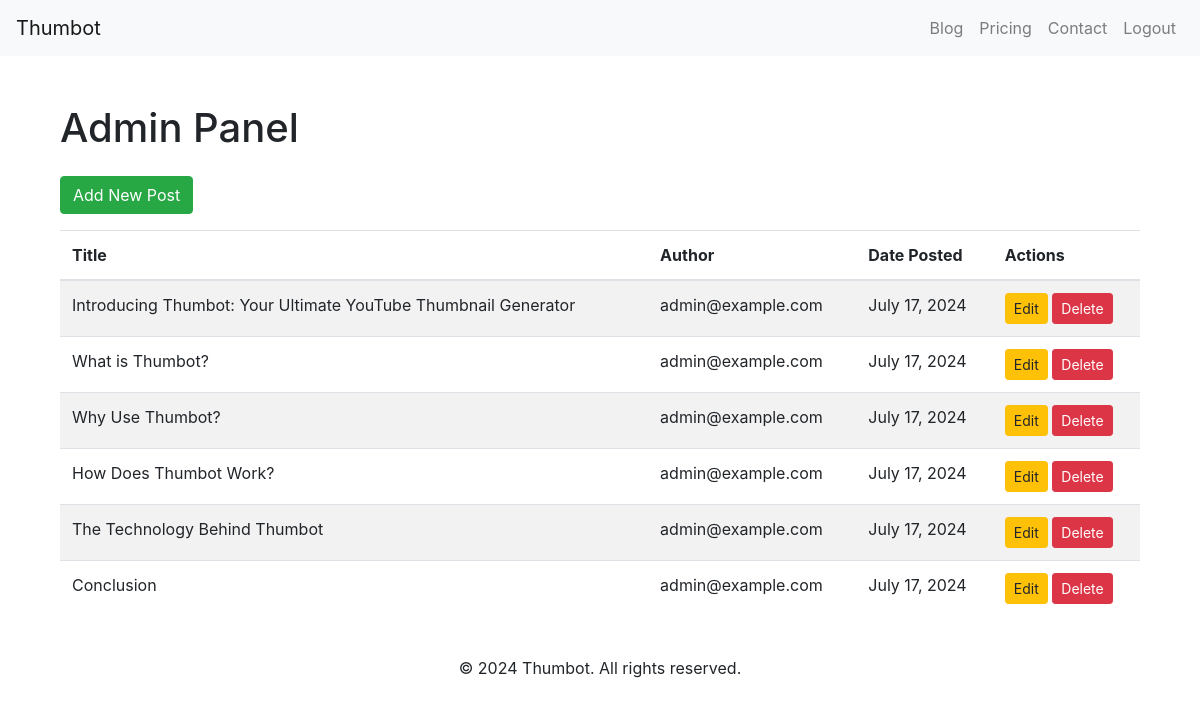
Page /blog/admin (signed in) on the earlier database version.
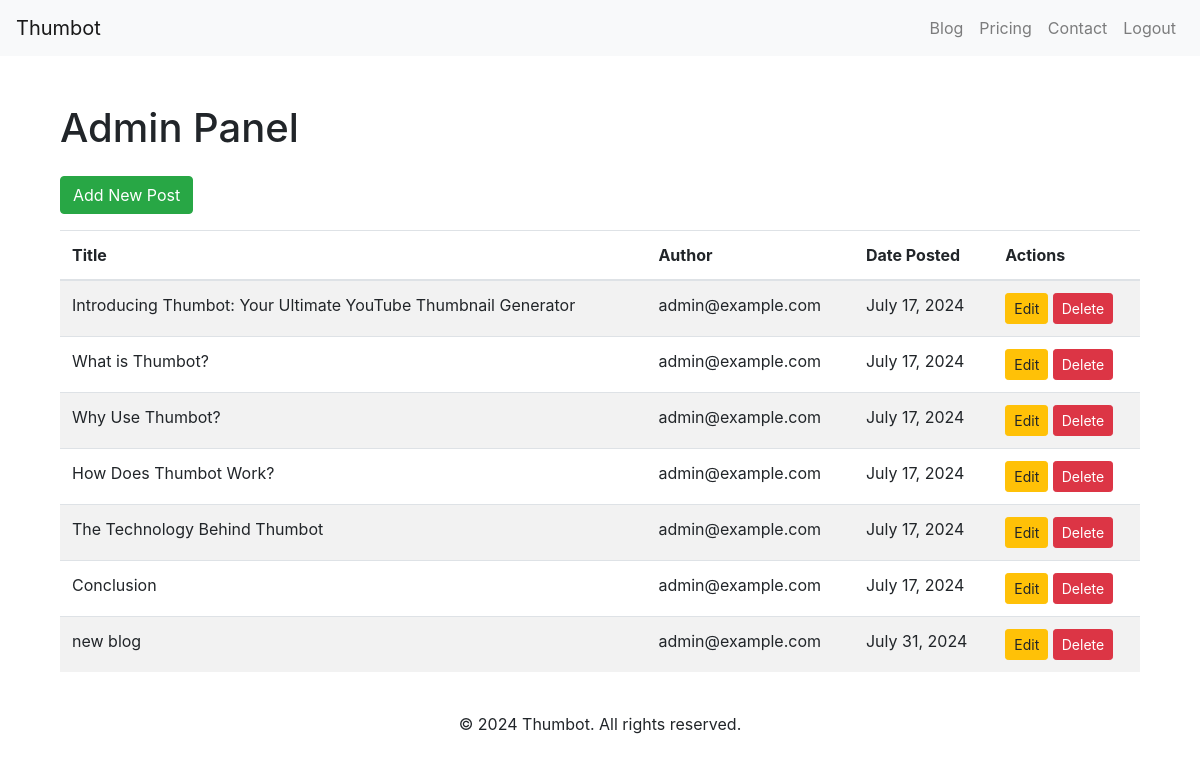
Same page on the later database version.
### models.py (models this page shows, shortened)
class BlogPost(db.Model):
    id = db.Column(db.Integer, primary_key=True)
    title = db.Column(db.String(150), nullable=False)
    content = db.Column(db.Text, nullable=False)
    author = db.Column(db.String(50), nullable=False)
    date_posted = db.Column(db.DateTime, default=datetime.utcnow)

### blog/routes.py (the view)
@blog_bp.route('/admin')
@admin_required
def admin():
    posts = BlogPost.query.all()
    return render_template('admin.html', posts=posts)

### auth/routes.py (called while the page is built)
def admin_required(f):
    @wraps(f)
    def decorated_function(*args, **kwargs):
        if 'is_admin' not in session or not session['is_admin']:
            flash('Unauthorized access.', 'danger')
            return redirect(url_for('auth.login'))
        return f(*args, **kwargs)
    return decorated_function

### templates/admin.html
{% extends "base.html" %}
{% block content %}
<div class="container mt-5">
    <h1 class="mb-4">Admin Panel</h1>
    <a href="{{ url_for('blog.add') }}" class="btn btn-success mb-3">Add New Post</a>
    <div class="table-responsive">
        <table class="table table-striped">
            <thead>
                <tr>
                    <th>Title</th>
                    <th>Author</th>
                    <th>Date Posted</th>
                    <th>Actions</th>
                </tr>
            </thead>
            <tbody>
                {% for post in posts %}
                <tr>
                    <td>{{ post.title }}</td>
                    <td>{{ post.author }}</td>
                    <td>{{ post.date_posted.strftime('%B %d, %Y') }}</td>
                    <td>
                        <a href="{{ url_for('blog.edit', post_id=post.id) }}" class="btn btn-warning btn-sm">Edit</a>
                        <form action="{{ url_for('blog.delete', post_id=post.id) }}" method="post" style="display:inline;">
                            <button type="submit" class="btn btn-danger btn-sm">Delete</button>
                        </form>
                    </td>
                </tr>
                {% endfor %}
            </tbody>
        </table>
    </div>
</div>
{% endblock %}

Differences in the rows shown:
added BlogPost: title "new blog", author "admin@example.com", date_posted "July 31, 2024"
